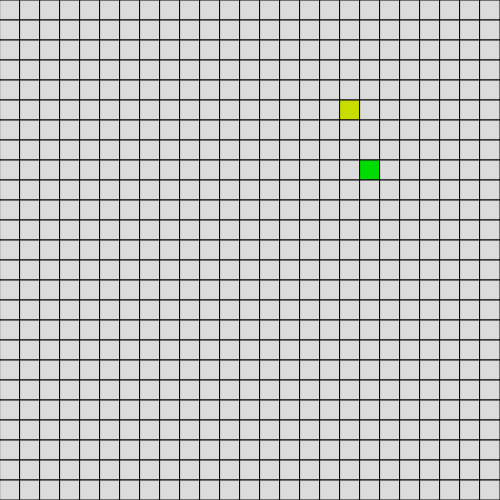
Frame 1 (no input)
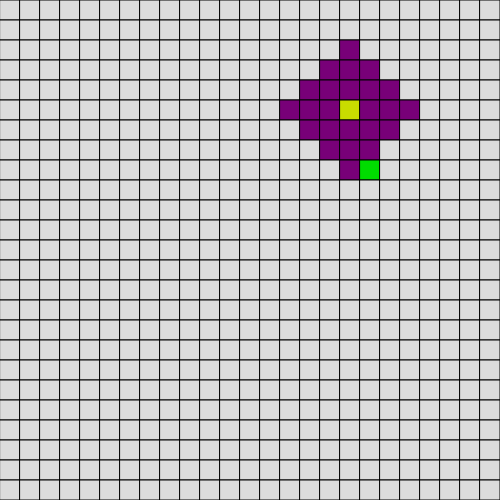
Frame 60 (no input)
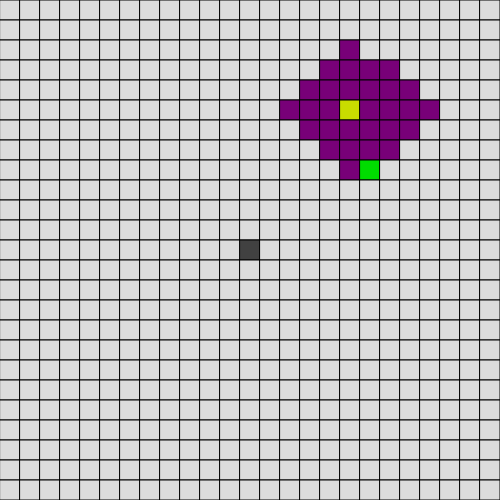
Frame 120 (the mouse pressed at the canvas centre since frame 60)

The p5.js sketch that drew these frames (run headless with seeded random() and noise() and a simulated clock; from frame 60 on, the mouse is pressed at the canvas centre):

// p5.js sketch
// ── sketch.js
class grid {
    constructor(cs) {
        let h_divisors = [1]
        let w_divisors = [1]
        
        // obtenhos os divisores das dimensões e pego
        // o primeiro divisor igual ou maior a dimensão exigida
        // pelo usuário.. ou seja, a dimensão de cada célular
        // não necessariamente será cs x cs
        for(var i = 2; i <= Math.sqrt(height); i++) {
            if(height % i == 0) {
                h_divisors.push(i)
                if(i != height/i) {
                    h_divisors.push(height/i)
                }
            }
        }
        
        for(i = 2; i <= Math.sqrt(width); i++) {
            if(width % i == 0) {
                w_divisors.push(i)
                if(i != width/i) {
                    w_divisors.push(width/i)
                }
            }
        }
        
        h_divisors.sort((a, b) => {
            return a > b ? 1 : a < b ? -1 : 0
        })
        
        w_divisors.sort((a, b) => {
            return a > b ? 1 : a < b ? -1 : 0
        })
        
        this.cell_h = h_divisors.filter((e) => e >= cs)[0]
        this.cell_w = w_divisors.filter((e) => e >= cs)[0]
        
        this.cells = Array((height/this.cell_h) * (width/this.cell_w)).fill(0)
        console.log(this.cells)
    }

    // essa callback function é chamada passando-se o label da célula, as coordenadas necessárias
    // para se desenhar o rect e o tamanho do rect
    draw(color_pixel) {
        // desenha a grade
        for(var i = 0 ; i <= width; i += this.cell_w) {
            line(i, 0, i, height);
        }

        for(i = 0 ; i <= height; i += this.cell_h) {
            line(0, i, width, i);
        }

        let [x, y] = [Math.ceil(winMouseX/this.cell_w)-1, Math.ceil(winMouseY/this.cell_h)-1]
        
        if(mouseIsPressed === true) {
            if (mouseButton === LEFT) {
                this.cells[this.w * y + x] = 1;
            } else if(mouseButton === RIGHT) {
                this.cells[this.w * y + x] = 0;
            }
        }

        for(i = 0; i < this.cells.length; i++) {
            color_pixel(this.cells[i], (i % this.w) * this.cell_w,
                        Math.floor(i / this.w) * this.cell_h, this.cell_h, this.cell_w);
        }
    }

    set_pos(x, y, val) {
        this.cells[this.w * y + x] = val;
    }

    get_pos(x, y) {
        return this.cells[this.w * y + x];
    }

    get w() {
        return width/this.cell_w;
    }

    get h() {
        return height/this.cell_h;
    }
}   

let cells

let ok = 0

function sleep(ms) {
    return new Promise(resolve => setTimeout(resolve, ms));
}

let source;
let destine;

async function dfs(sx, sy, dx, dy) {
    if(sx == dx && sy == dy) {
        cells.set_pos(sx, sy, 3);
        ok = 1
        return;
    }

    if(sx >= cells.w || sy >= cells.h || sx < 0 || sy < 0 || ok || 
           cells.get_pos(sx, sy) == 2 || cells.get_pos(sx, sy) == 1) {
        return;
    }

    if(sx != source[0] || sy != source[1]) {
        cells.set_pos(sx, sy, 2); 
    }

    await sleep(100);

    dfs(sx+1, sy, dx, dy);
    dfs(sx, sy+1, dx, dy);
    dfs(sx-1, sy, dx, dy);
    dfs(sx, sy-1, dx, dy);
}

function setup() {
    createCanvas(500, 500);
    cells   = new grid(20)
  
    source  = [Math.floor(random(cells.w)), Math.floor(random(cells.w))]
    destine = [Math.floor(random(cells.w)), Math.floor(random(cells.w))]
  
    console.log(source)
  
    cells.set_pos(...source, 4);
    cells.set_pos(...destine, 3);
  
    dfs(...source, ...destine);
}

function draw() {
    background(220);
    cells.draw((c, x, y, h, w) => {
        switch(c) {
            case 0: {
                fill(color(220));
                rect(x, y, w, h);
                break;
            }
            
            case 1: {
                fill(color(65));
                rect(x, y, w, h);
                break;
            }

            case 2: {
                fill(color(120, 0, 120));
                rect(x, y, w, h);
                break;
            }

            case 3: {
                fill(color(0, 220, 0));
                rect(x, y, w, h);
                break;
            }
            
            case 4: {
                fill(color(200, 220, 0));
                rect(x, y, w, h);
                break;
            }
        }
    })
}
